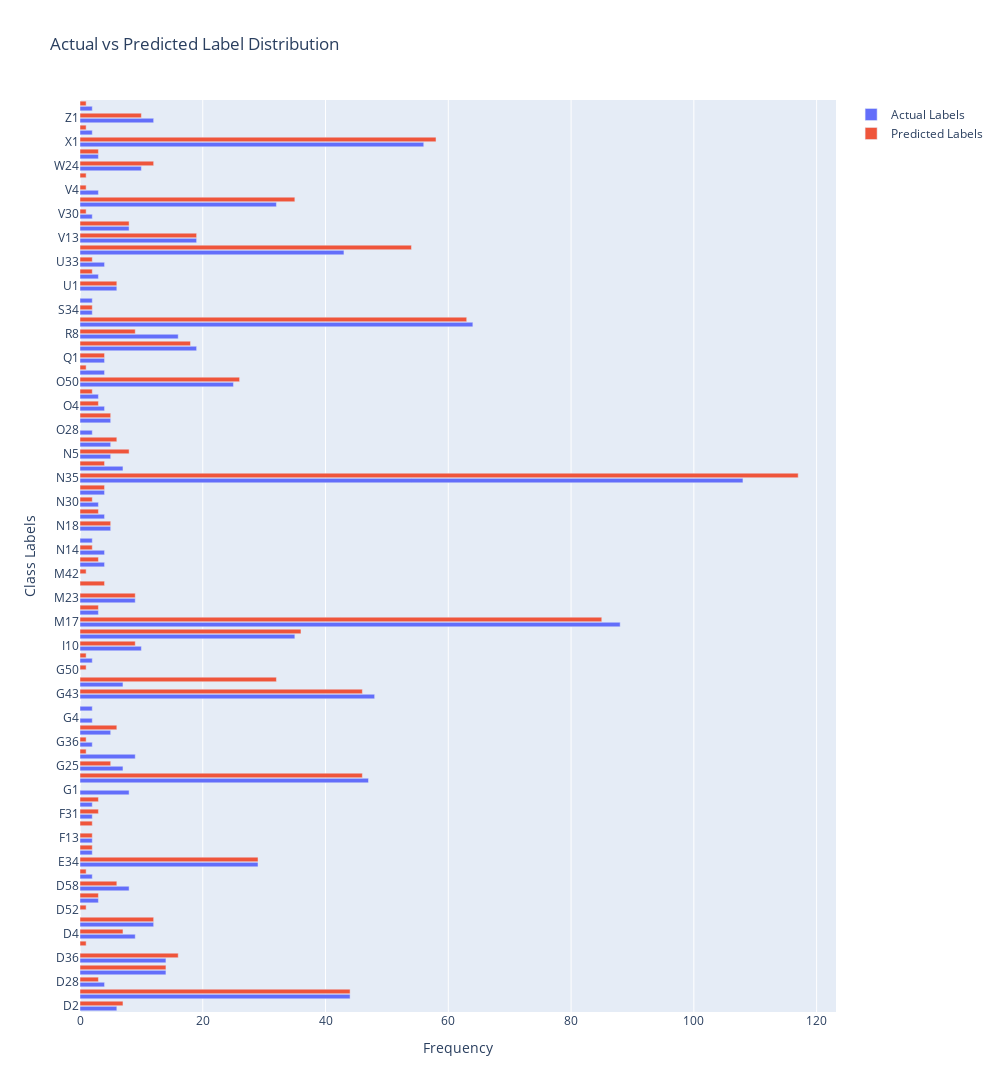

The notebook cell this image was saved under:
### Code cell
import numpy as np
import plotly.graph_objects as go

# Convert predictions to predicted class indices
predicted_classes = [np.argmax(pred) for pred in pred_list]  # Assuming pred_list is your list of prediction arrays
true_labels = [label for label in label_list]  # Assuming label_list is your list of true labels

# Load mappings
_, int_to_label = load_label_mappings('label_encoding.json')

# Convert class indices back to label codes
predicted_codes = [int_to_label[pred] for pred in predicted_classes]
true_codes = [int_to_label[label] for label in true_labels]

# Get all unique labels present in both true and predicted data
all_labels = np.union1d(np.unique(true_codes), np.unique(predicted_codes))

# Count occurrences of each label in both actual and predicted
counts_true = np.zeros(len(all_labels), dtype=int)
counts_pred = np.zeros(len(all_labels), dtype=int)

for i, label in enumerate(all_labels):
    counts_true[i] = np.sum(np.array(true_codes) == label)
    counts_pred[i] = np.sum(np.array(predicted_codes) == label)

# Create traces for the actual and predicted data
trace1 = go.Bar(
    y=all_labels, 
    x=counts_true, 
    name='Actual Labels', 
    orientation='h'
)

trace2 = go.Bar(
    y=all_labels, 
    x=counts_pred, 
    name='Predicted Labels', 
    orientation='h'
)

# Create the figure
fig = go.Figure(data=[trace1, trace2])

# Update layout
fig.update_layout(
    title='Actual vs Predicted Label Distribution',
    barmode='group',
    bargap=0.15,  # controls the gap between bars of different sets
    bargroupgap=0.1,  # controls the gap between bars of the same set
    autosize=False,
    width=1000,
    height=1200,
    yaxis=dict(
        title='Class Labels'
    ),
    xaxis=dict(
        title='Frequency'
    )
)

# Show the plot
fig.show()

### Figure 1 — Plotly figure (JSON) as saved in the notebook; plotly's stock layout.template omitted (floating-point values rounded to 4 significant figures)
{"data": [{"name": "Actual Labels", "orientation": "h", "type": "bar", "x": [6, 44, 4, 14, 14, 0, 9, 12, 0, 3, 8, 2, 29, 2, 2, 0, 2, 2, 8, 47, 7, 9, 2, 5, 2, 2, 48, 7, 0, 2, 10, 35, 88, 3, 9, 0, 0, 4, 4, 2, 5, 4, 3, 4, 108, 7, 5, 5, 2, 5, 4, 3, 25, 4, 4, 19, 16, 64, 2, 2, 6, 3, 4, 43, 19, 8, 2, 32, 3, 0, 10, 3, 56, 2, 12, 2], "y": ["D2", "D21", "D28", "D35", "D36", "D39", "D4", "D46", "D52", "D54", "D58", "E23", "E34", "E9", "F13", "F18", "F31", "F34", "G1", "G17", "G25", "G35", "G36", "G39", "G4", "G40", "G43", "G5", "G50", "G7", "I10", "I9", "M17", "M18", "M23", "M29", "M42", "N1", "N14", "N17", "N18", "N29", "N30", "N31", "N35", "N37", "N5", "O1", "O28", "O34", "O4", "O49", "O50", "P8", "Q1", "Q3", "R8", "S29", "S34", "T22", "U1", "U15", "U33", "UNKNOWN", "V13", "V28", "V30", "V31", "V4", "W11", "W24", "W25", "X1", "Y5", "Z1", "Z11"]}, {"name": "Predicted Labels", "orientation": "h", "type": "bar", "x": [7, 44, 3, 14, 16, 1, 7, 12, 1, 3, 6, 1, 29, 2, 2, 2, 3, 3, 0, 46, 5, 1, 1, 6, 0, 0, 46, 32, 1, 1, 9, 36, 85, 3, 9, 4, 1, 3, 2, 0, 5, 3, 2, 4, 117, 4, 8, 6, 0, 5, 3, 2, 26, 1, 4, 18, 9, 63, 2, 0, 6, 2, 2, 54, 19, 8, 1, 35, 1, 1, 12, 3, 58, 1, 10, 1], "y": ["D2", "D21", "D28", "D35", "D36", "D39", "D4", "D46", "D52", "D54", "D58", "E23", "E34", "E9", "F13", "F18", "F31", "F34", "G1", "G17", "G25", "G35", "G36", "G39", "G4", "G40", "G43", "G5", "G50", "G7", "I10", "I9", "M17", "M18", "M23", "M29", "M42", "N1", "N14", "N17", "N18", "N29", "N30", "N31", "N35", "N37", "N5", "O1", "O28", "O34", "O4", "O49", "O50", "P8", "Q1", "Q3", "R8", "S29", "S34", "T22", "U1", "U15", "U33", "UNKNOWN", "V13", "V28", "V30", "V31", "V4", "W11", "W24", "W25", "X1", "Y5", "Z1", "Z11"]}], "layout": {"autosize": false, "bargap": 0.15, "bargroupgap": 0.1, "barmode": "group", "height": 1200, "title": {"text": "Actual vs Predicted Label Distribution"}, "width": 1000, "xaxis": {"title": {"text": "Frequency"}}, "yaxis": {"title": {"text": "Class Labels"}}}}
